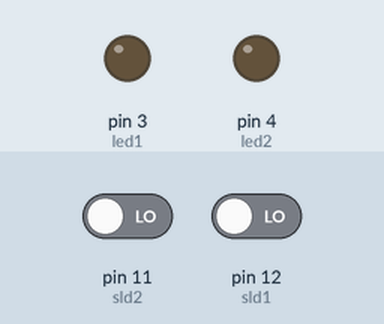
The sketch below on a simulated Arduino Uno, built with avr-gcc and run on an emulated ATmega328P. Parts: output pins drawn as LEDs (lit = HIGH). The inputs (shaded band) are chosen by the test bench; at power-on: pin 11 (sld2) LOW, pin 12 (sld1) LOW.

Above: at 1.2 s.
1.3 s: pin 11 (sld2) driven HIGH
At 2.5 s:
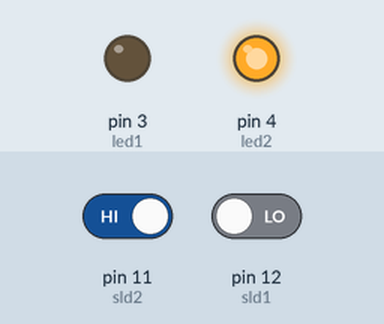
2.8 s: pin 12 (sld1) driven HIGH
At 3.8 s:
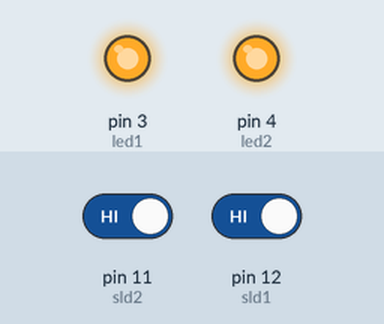
4.3 s: pin 11 (sld2) driven LOW
At 5.0 s:
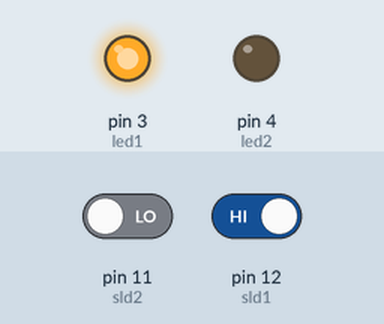
5.8 s: pin 12 (sld1) driven LOW
At 6.1 s:
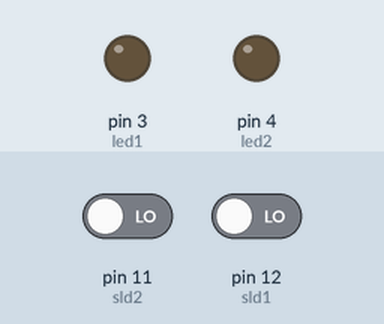
Timing chart, 0 to 8.3 s (numbered marks = the images above; inputs shaded):
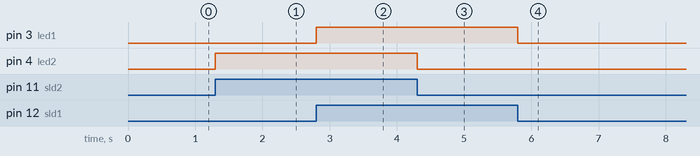

Measured:
- after the input at 1.3 s, pin 4 (led2): LOW → HIGH at once
- after the input at 2.8 s, pin 3 (led1): LOW → HIGH at once
- after the input at 4.3 s, pin 4 (led2): HIGH → LOW at once
- after the input at 5.8 s, pin 3 (led1): HIGH → LOW at once

The sketch:

Button_arduino.ino
```cpp
// C++ code

const int led1 = 3;
const int led2 = 4;
const int sld1 = 12;
const int sld2 = 11;

void setup()
{
  pinMode(led1,OUTPUT);
  pinMode(led2,OUTPUT);
  pinMode(sld1,INPUT);
  pinMode(sld2,INPUT);
}

void loop()
{
  boolean v = digitalRead(sld1);
  boolean v1 = digitalRead(sld2);

  if(v){
    digitalWrite(led1,HIGH);
  }
  else{
    digitalWrite(led1,LOW);
  }


  if(v1){
    digitalWrite(led2,HIGH);
  }
  else{
    digitalWrite(led2,LOW);
  }
}
```
